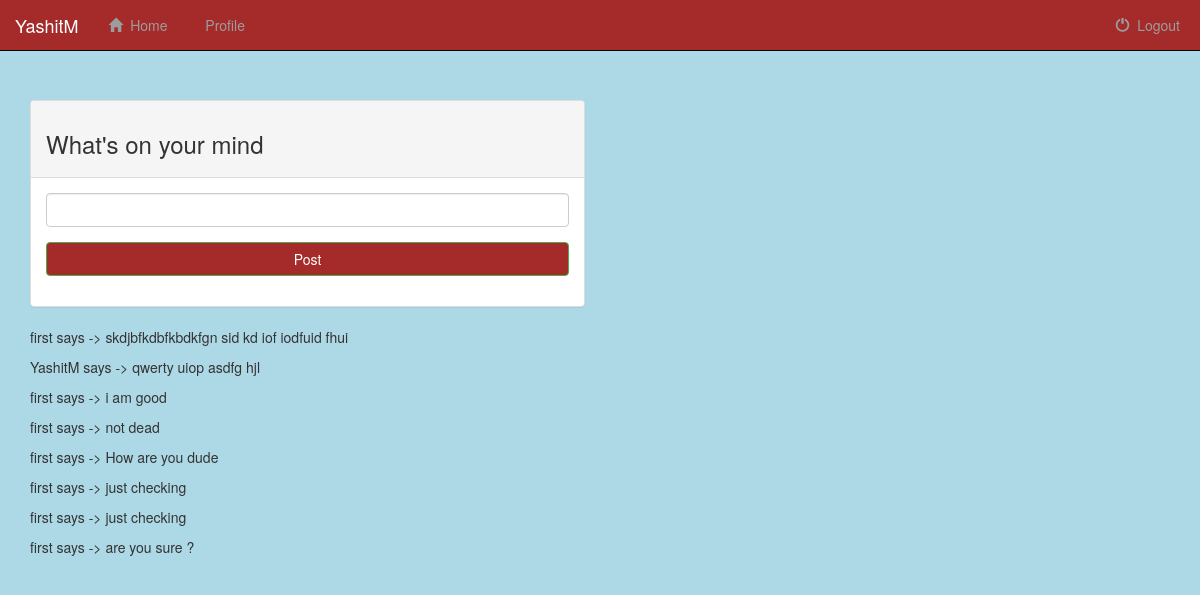
Screenshot of / (signed in) with the database file from the repository.
### Website/models.py (models this page shows, shortened)
class Post(models.Model):
    user = models.ForeignKey(User, on_delete=models.CASCADE, related_name="user_posts")
    date = models.DateField(default=datetime.date.today)
    content = models.TextField()
    like_count = models.IntegerField(default=0)
    time = models.TimeField(default=datetime.datetime.now)

### Website/views.py (the view)
# urls.py: url(r'^$', views.index, name='index'),
def index(request):
    registration_form = Regform
    post_form = PostForm
    if request.user.is_authenticated:
        posts = Post.objects.all()
        return render(request, 'Website/index.html', {'posts': posts, 'post_form': post_form})
    return render(request, 'Website/index.html', {'reg_form': registration_form})

### Website/templates/Website/index.html (shortened to what this page needs)
{% extends 'Website/base.html' %}
{% block content %}
{% if user.is_authenticated %}
    <div class="container">
        <div class='row'>
        	<div class='col-sm-6'>
                <div class="panel panel-default">
        			<div class='panel-heading'>
        				<h3>What's on your mind</h3>
        			</div>
        			<div class="panel-body">
        				<form method="post" action="/post/" role="form" id="user_post_form" name='postform'>
							<div class='form-group'>
								<input type="text" name="post_content" class="form-control">
							</div>
							<div class="form-group">
			              		<button type="submit" class="btn btn-success btn-block">Post</button>
			            	</div>
						</form>
					</div>
        		</div>
        	</div>
        </div>
        <div class='row'>
        	<div class='col-sm-6'>
        		{% for post in posts %}
                        <p> {{ post.user.username }} says -> {{ post.content }} </p>
        		{% endfor %}
        	</div>
        </div>
    </div>
{% endif %}
{% endblock %}

### Website/templates/Website/base.html (shortened to what this page needs)
{% load staticfiles %}
<!DOCTYPE html>
<html>
<head>
    <link rel="stylesheet" href="https://maxcdn.bootstrapcdn.com/bootstrap/3.3.7/css/bootstrap.min.css">
    <link rel="stylesheet" type="text/css" href="{% static 'Website/css/stylesheet.css' %}">
</head>
<body>
    <div class='container-fluid' id='navbarhome'>
        <nav class='navbar navbar-inverse navbar-fixed-top'>
            <div class='navbar-header'>
                {% if user.is_authenticated %}
                    <a class='navbar-brand' href='{% url "index" %}'>{{user.username}}</a>
                {% else %}
                    <a class='navbar-brand' href='{% url "index" %}'>TheSN</a>
                {% endif %}
            </div>
            <div class='collapse navbar-collapse' id='topnavbar'>
                <ul class='nav navbar-nav'>
                    {% if user.is_authenticated %}
                    <li>
                        <a href='{% url "index" %}'>
                            <span class='glyphicon glyphicon-home' aria-hidden='true'></span>&nbsp;
                            Home
                        </a>
                    </li>
                    <li>
                        <a href='{% url "show_profile" %}'>
                            &nbsp;
                            Profile
                        </a>
                    </li>
                    {% endif %}
                </ul>
                    {% if user.is_authenticated %}
                    <ul class='nav navbar-nav navbar-right'>
                        <li id='logout'>
                            <a href='{% url "logout"%}?next={{request.path}}'>
                                <span class='glyphicon glyphicon-off' aria-hidden='true'></span>&nbsp;
                                Logout
                            </a>
                        </li>
                    </ul>
                    {% endif %}
            </div>
        </nav>
    </div>
{% block content %}
{% endblock %}
</body>
</html>

### Website/static/Website/css/stylesheet.css (style rules this page uses)
body { background-color: lightblue; }
#navbarhome { padding-bottom: 100px; }
.btn-success { background-color: brown; }
.navbar-inverse { background-color: brown; }
#logout { margin-right: 20px; }

### rows the page displays
Post: user.username "first", content "skdjbfkdbfkbdkfgn sid kd iof iodfuid fhui"
Post: user.username "YashitM", content "qwerty uiop asdfg hjl"
Post: user.username "first", content "i am good"
Post: user.username "first", content "not dead"
Post: user.username "first", content "How are you dude"
Post: user.username "first", content "just checking"
Post: user.username "first", content "just checking"
Post: user.username "first", content "are you sure ?"

### other values shown
{{ user.username }} "YashitM"
